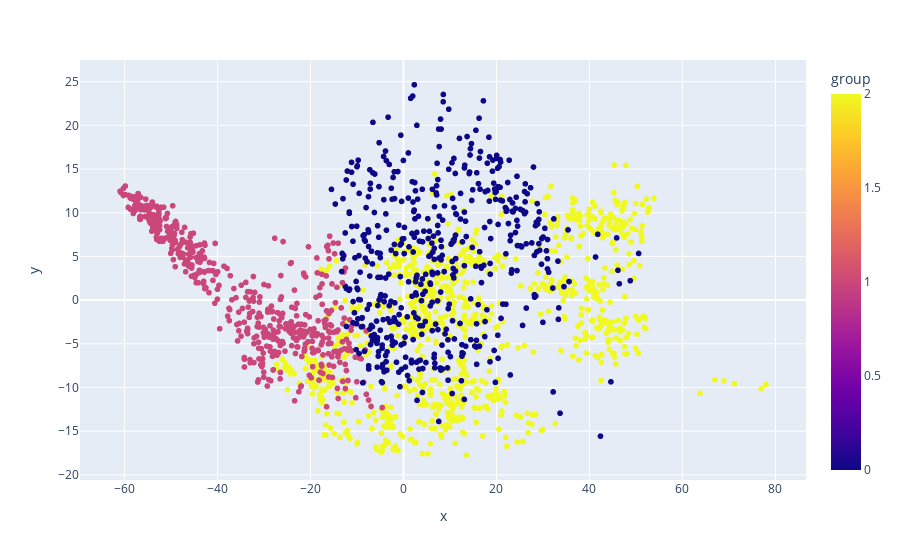

The cell this chart's notebook holds for it:
### Code cell
fig = px.scatter(df_audios, x="x", y="y", color="group", hover_name='num', color_discrete_sequence=['blue', 'purple'])

fig.show()

### Figure 1 — Plotly figure (JSON) as saved in the notebook; plotly's stock layout.template omitted (floating-point values rounded to 4 significant figures; data arrays with more than 128 entries replaced by an {"elided": "..."} marker saying what was removed)
{"data": [{"hovertemplate": "<b>%{hovertext}</b><br><br>x=%{x}<br>y=%{y}<br>group=%{marker.color}<extra></extra>", "hovertext": {"elided": "2000 int values"}, "legendgroup": "", "marker": {"color": {"elided": "2000 int values"}, "coloraxis": "coloraxis", "symbol": "circle"}, "mode": "markers", "name": "", "showlegend": false, "type": "scattergl", "x": {"elided": "2000 float values"}, "xaxis": "x", "y": {"elided": "2000 float values"}, "yaxis": "y"}], "layout": {"coloraxis": {"colorbar": {"title": {"text": "group"}}, "colorscale": [[0, "#0d0887"], [0.1111, "#46039f"], [0.2222, "#7201a8"], [0.3333, "#9c179e"], [0.4444, "#bd3786"], [0.5556, "#d8576b"], [0.6667, "#ed7953"], [0.7778, "#fb9f3a"], [0.8889, "#fdca26"], [1, "#f0f921"]]}, "legend": {"tracegroupgap": 0}, "margin": {"t": 60}, "xaxis": {"anchor": "y", "domain": [0, 1], "title": {"text": "x"}}, "yaxis": {"anchor": "x", "domain": [0, 1], "title": {"text": "y"}}}}
